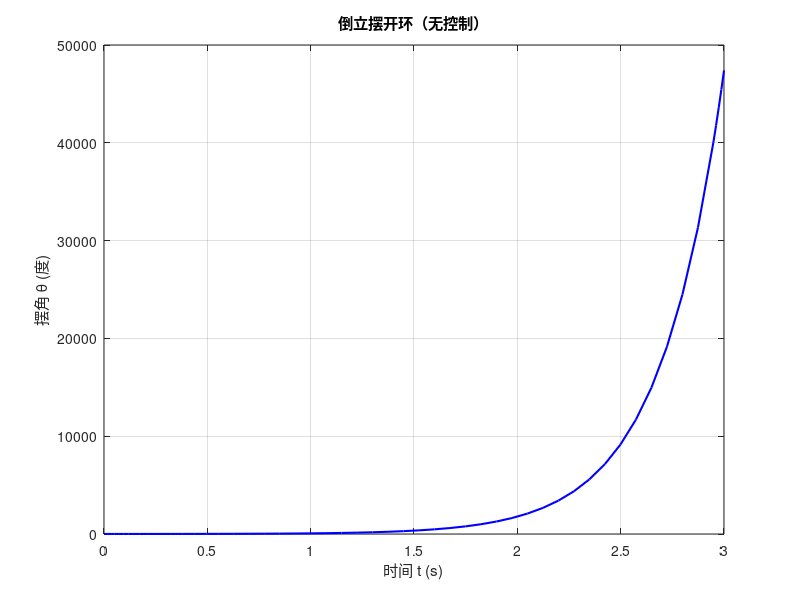

Source code (MATLAB):
M = 1; m = 0.1; L = 1; g = 9.8;
A = [0 1 0 0;
     0 0 -m*g/M 0;
     0 0 0 1;
     0 0 (M+m)*g/(M*L) 0];
B = [0; 1/M; 0; -1/(M*L)];
Q = eye(4);
R = 1;
K = lqr(A, B, Q, R)

X0 = [0; 0; deg2rad(5); 0];
tspan = [0, 3];
[t, X] = ode45(@(t,X) A*X, tspan, X0);

plot(t, rad2deg(X(:,3)), 'b-', 'LineWidth', 1.5);
xlabel('时间 t (s)'); ylabel('摆角 \theta (度)');
title('倒立摆开环（无控制）'); grid on;
% plot(t, X(:,1))
